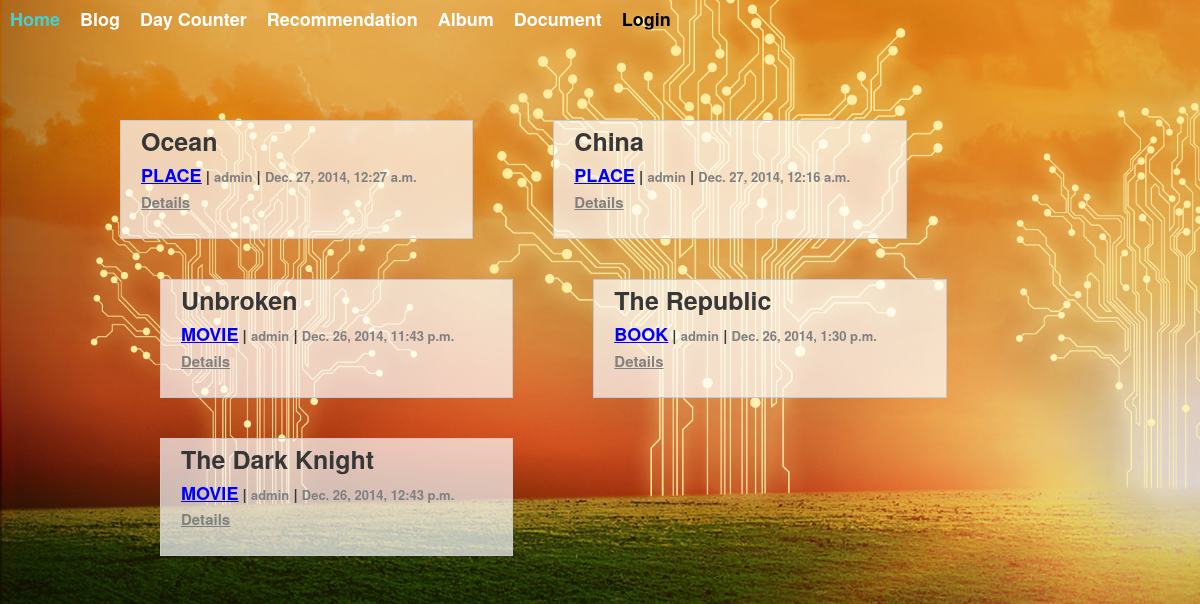
Before: /recommendation/ with the older database file.
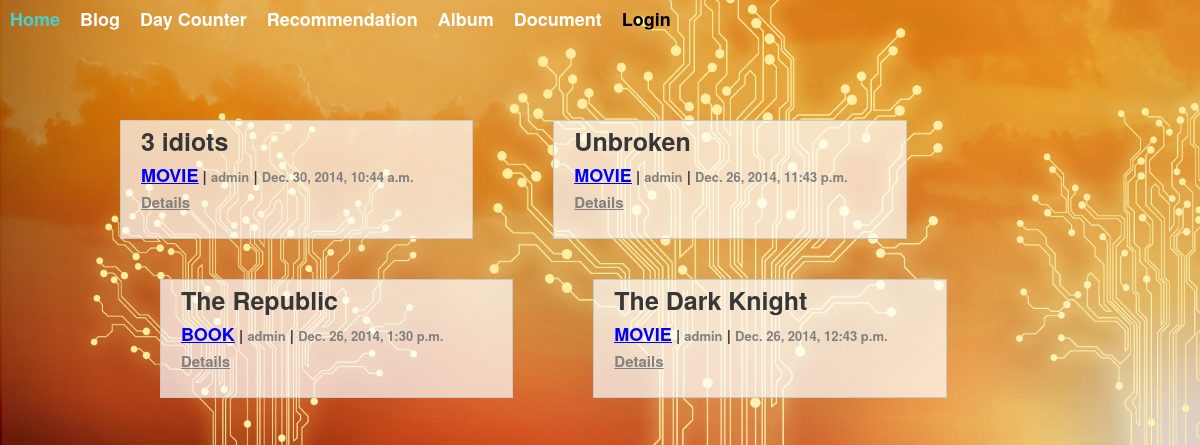
After: the same page with the newer database file.
### recommendation/models.py (models this page shows, shortened)
class Thread(models.Model):
	title = models.CharField(max_length=128)
	poster = models.ForeignKey(User)
	image_link=models.TextField(default=None, blank=True, null=True)
	detail_link=models.TextField(default=None, blank=True, null=True)
	video_link=models.TextField(default=None,blank=True,null=True)
	category = models.ForeignKey(Category)
	comment = models.TextField()
	date = models.DateTimeField(default = timezone.now)

class Category(models.Model):
	name = models.CharField(max_length=16, unique=True)
	def __str__(self):
		return self.name

### recommendation/views.py (the view)
def index(request):
	return render(request, 'index.html',{'threads': Thread.objects.order_by('-date'),'categories':Category.objects.all()})

### recommendation/templates/index.html (shortened to what this page needs)
{% extends "base.html" %}
{% block bodyblock %}
<div class="row">
<div class="fourteen columns">
<ul>
{% for thread in threads %}
<div class="five columns">
<li class='item'><span class="title">{{ thread.title }}</span><br>
<span class="category"><a class="cat" href="/recommendation/{{thread.category}}/">{{thread.category | upper}}</a></span>  | <span class="author">{{thread.poster.username}}</span> | <span class="time">{{thread.date}}</span><br>
<a href="javascript:void(0)" class="details">Details</a>
<p class="comment">{{thread.comment}}</p><br>
{% if thread.image_link %} <img src="{{thread.image_link}}" class="image"> {% endif %}<br>
{% if thread.video_link %} {{thread.video_link | safe}} </li> {% endif %}
</div>
{% endfor %}
</ul>
</div>
</div>
{% endblock %}

### recommendation/templates/base.html (shortened to what this page needs)
<!DOCTYPE html>
<html lang="en">
    <head>
  <link rel="stylesheet" href="/static/css/normalize.css">
  <link rel="stylesheet" href="/static/css/skeleton.css">
</head>
    </head>
<body>
<div id="nav">
<ul id="navul">
  <li class="navli"><a class="nava" href="/">Home</a></li>
  <li class="navli"><a class="nava" href="/blog">Blog</a></li>
  <li class="navli"><a class="nava" href="/count">Day Counter</a></li>
  <li class="navli"><a class="nava" href="/recommendation">Recommendation</a></li>
  <li class="navli"><a class="nava" href="/album">Album</a></li>
  <li class="navli"><a class="nava" href="/doc">Document</a></li>
  {% if not user.is_authenticated %}
  <li class="navli"><a class="nava" href="/login" style="color:black">Login</a></li>
  {% endif %}
</ul>
</div>
  <div id="block">
  {% block bodyblock %}
  {% endblock %}
  <br>
</div>
</body>

### recommendation/static/css/skeleton.css (style rules this page uses)
.column, .columns { width: 100%; float: left; box-sizing: border-box; }
@media (min-width: 550px) { .column, .columns { margin-left: 4%; } }
@media (min-width: 550px) { .column:first-child, .columns:first-child { margin-left: 0; } }
@media (min-width: 550px) { .five.columns { width: 39.3333333333%; } }
html { font-size: 62.5%; }
body { font-size: 1.5em; line-height: 1.6; font-weight: 600; font-family: "Raleway", "HelveticaNeue", "Helvetica Neue", Helvetica, Arial, sans-serif; color: rgb(55,55,55); }
a { color: #1EAEDB; }
ul { list-style: none; }
ol, ul { padding-left: 0; margin-top: 0; }
li { margin-bottom: 1rem; }
pre, blockquote, form, dl, figure, table, p, ul, ol, form { margin-bottom: 2.5rem; }
.container:after, .row:after, .u-cf { content: ""; display: table; clear: both; }

### recommendation/templates/index.html (style rules this page uses)
.item { margin:20px; padding-left: 20px;background-color: rgba(255,255,255,.7);border: 1px solid rgb(200,200,200) }
.time, .author { font-size: small;color: grey }
.category, .cat { text-decoration: underline;font-size: large; color: blue }
.title { font-size: 25px }
.details { color: grey }

### recommendation/templates/base.html (style rules this page uses)
body { background-size:cover; background-attachment:fixed; background-image: url("/static/images/silicon.jpg"); }
#block { margin:50px; padding: 50px; }
#nav { position:fixed; left:0%; }
.navli { height:4em; float:left; }
.nava { padding:10px; text-decoration: none; font-size: 1.2em; color:white; width: 100px; height: 60px; }
#navul { background-color: rgba(255,255,255,.85); position:relative; top:-3em; }

Changed rows visible on the page:
removed Thread: title "Ocean", category "PLACE", poster.username "admin", date "Dec. 27, 2014, 12:27 a.m."
removed Thread: title "China", category "PLACE", poster.username "admin", date "Dec. 27, 2014, 12:16 a.m."
added Thread: title "3 idiots", category "MOVIE", poster.username "admin", date "Dec. 30, 2014, 10:44 a.m."
